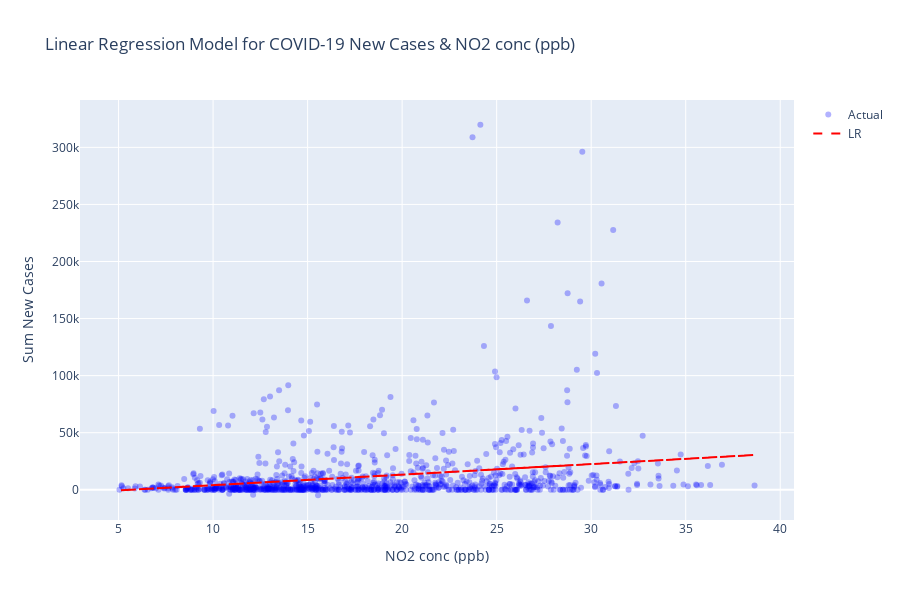

The notebook cell saved with this chart:
### Code cell
# For NO2 conc (ppb) & Sum New Cases
## Perform regression modeling
from sklearn.linear_model import LinearRegression
from sklearn.metrics import r2_score, mean_squared_error

import statsmodels.api as sm
import calendar

# Convert datetime to int
#x = data['Date'].values.astype(int) / 10**9  # Convert to seconds (UNIX epoch start)
#x = x.reshape(-1, 1)


x = NewData['NO2 conc (ppb)']
y = NewData['Sum New Cases']

#--------------------------------------------------------------
# Linear regression model
#--------------------------------------------------------------
# Stastical approach
x_lms = sm.add_constant(x)
linear_model_stat = sm.OLS(y, x_lms)
lms_results = linear_model_stat.fit()
p_values = lms_results.pvalues[1:]

# Machine learning approach (no p-values)
linear_model = LinearRegression()
linear_model.fit(x_lms, y)
y_linear_pred = linear_model.predict(x_lms)

# Calculate R2 and RMSE for linear regression model
linear_r2 = r2_score(y, y_linear_pred)
linear_rmse = np.sqrt(mean_squared_error(y, y_linear_pred))

print("Model Evaluation")
print("\nLinear Regression: RMSE=%.2f, R2=%.2f" % (linear_rmse, linear_r2))
for i, p_value in enumerate(p_values.index):
  print(f'P({p_value}): {p_values[i]}')

if any(p_values <= 0.05):
  print("There is a significant relationship between the predictor and the response\n")
else:
  print("There is no significant relationship between the predictor and the response\n")


# Plot the model
import plotly.graph_objects as go

xtt = NewData['NO2 conc (ppb)']#.dt.strftime('%Y-%m-%d')
scatter_actual = go.Scatter(x=xtt, y=y, mode='markers', name='Actual', marker=dict(color='blue', opacity=0.3))

line_regression = go.Scatter(x=xtt, y=y_linear_pred, mode='lines', name='LR', line=dict(color='red', dash='dash'))

data = [scatter_actual, line_regression]

layout = go.Layout(xaxis=dict(title='NO2 conc (ppb)'),
                   yaxis=dict(title='Sum New Cases'),
                   title='Linear Regression Model for COVID-19 New Cases & NO2 conc (ppb)',
                   showlegend=True,
                   height=600)

fig = go.Figure(data=data, layout=layout)
fig.show()

### Figure 1 — Plotly figure (JSON) as saved in the notebook; plotly's stock layout.template omitted (floating-point values rounded to 4 significant figures; data arrays with more than 128 entries replaced by an {"elided": "..."} marker saying what was removed)
{"data": [{"marker": {"color": "blue", "opacity": 0.3}, "mode": "markers", "name": "Actual", "type": "scatter", "x": {"elided": "1001 float values"}, "y": {"elided": "1001 int values"}}, {"line": {"color": "red", "dash": "dash"}, "mode": "lines", "name": "LR", "type": "scatter", "x": {"elided": "1001 float values"}, "y": {"elided": "1001 float values"}}], "layout": {"height": 600, "showlegend": true, "title": {"text": "Linear Regression Model for COVID-19 New Cases & NO2 conc (ppb)"}, "xaxis": {"title": {"text": "NO2 conc (ppb)"}}, "yaxis": {"title": {"text": "Sum New Cases"}}}}
